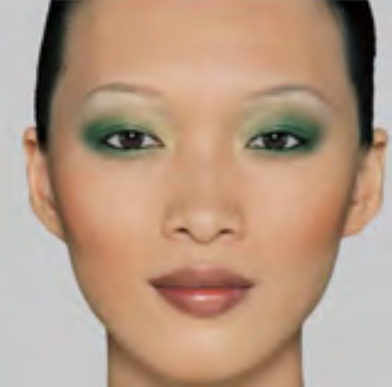
#> input picture input/example1.png, 392 x 387 px
$ python -i skin_detector.py   (imports and definitions only)
#> lines starting #> are read from the running program, lines starting #| are printed output that depends on the picture; after the words box and inside, x2 and y2 are one past the last pixel; in counts of white or black regions, pixels touching at a corner belong together
#!/usr/bin/env python
# -*- coding: utf-8 -*-
# Part of face key point detection taken from internet
__author__ = 'Will Brennan'

# Built-in Modules
# import logging
import cv2
import numpy
# import scripts
debug = False

# logger = logging.getLogger('main')


def get_hsv_mask(img, debug=False):
#> called with debug = False
	assert isinstance(img, numpy.ndarray), 'image must be a numpy array'
	assert img.ndim == 3, 'skin detection can only work on color images'
	# logger.debug('getting hsv mask')

	lower_thresh = numpy.array([0, 50, 0], dtype=numpy.uint8)
	upper_thresh = numpy.array([120, 150, 255], dtype=numpy.uint8)
	img_hsv = cv2.cvtColor(img, cv2.COLOR_RGB2HSV)
#> img_hsv: shape (387, 392, 3); mean H, S, V 30.8, 73.6, 182.2
	msk_hsv = cv2.inRange(img_hsv, lower_thresh, upper_thresh)
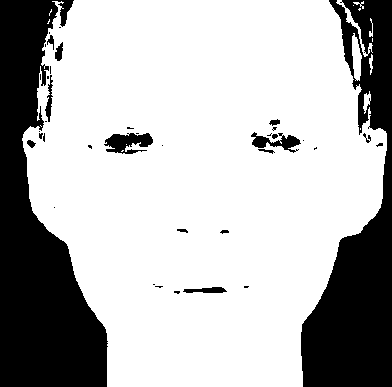
#> msk_hsv: shape (387, 392); 72.1% white; 39 black regions (24 under 20 px), largest, box (x1, y1, x2, y2) and area: (0, 0, 108, 387) 22906, (301, 0, 392, 387) 17441, (104, 133, 153, 154) 656

	#msk_hsv[msk_hsv < 128] = 0
	#msk_hsv[msk_hsv >= 128] = 1

	# if debug:
	#     scripts.display('input', img)
	#     scripts.display('mask_hsv', msk_hsv)

	return msk_hsv.astype(float)


def get_rgb_mask(img, debug=False):
#> called with debug = False
	assert isinstance(img, numpy.ndarray), 'image must be a numpy array'
	assert img.ndim == 3, 'skin detection can only work on color images'
	# logger.debug('getting rgb mask')

	lower_thresh = numpy.array([45, 52, 108], dtype=numpy.uint8)
	upper_thresh = numpy.array([255, 255, 255], dtype=numpy.uint8)

	mask_a = cv2.inRange(img, lower_thresh, upper_thresh)
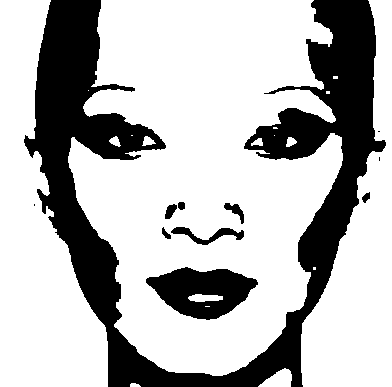
#> mask_a: shape (387, 392); 72% white; 11 black regions (3 under 20 px), largest, box (x1, y1, x2, y2) and area: (24, 0, 386, 387) 37907, (146, 267, 258, 320) 3634, (171, 227, 244, 245) 468
	mask_b = 255 * ((img[:, :, 2] - img[:, :, 1]) / 20)
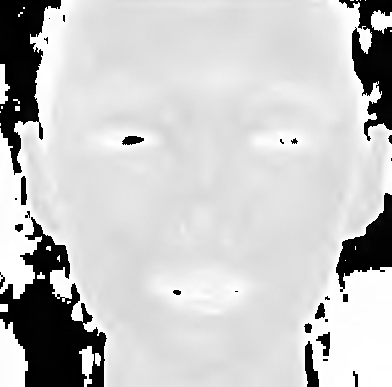
#> mask_b: shape (387, 392) float64; min 0, max 3251.2, mean 2533; drawn with min black and max white
	mask_c = 255 * ((numpy.max(img, axis=2) - numpy.min(img, axis=2)) / 20)
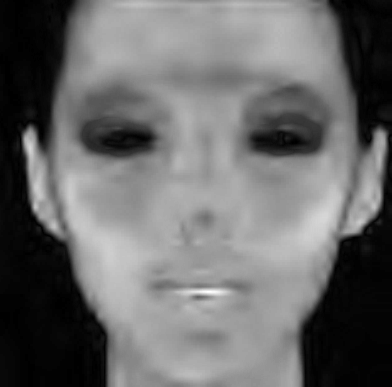
#> mask_c: shape (387, 392) float64; min 0, max 1581, mean 657.2; drawn with min black and max white

	mask_a = mask_a.astype(float)
	print(mask_a.dtype)
#| float64
	print(mask_b.dtype)
#| float64
	print(mask_c.dtype)
#| float64

	msk_rgb = cv2.bitwise_and(mask_a, mask_b)
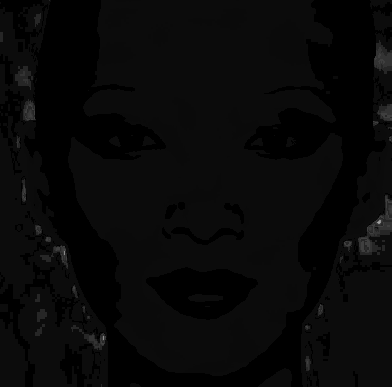
#> msk_rgb: shape (387, 392) float64; min 0, max 165, mean 8.6
	msk_rgb = cv2.bitwise_and(mask_c, msk_rgb)

	msk_rgb[msk_rgb < 128] = 0
	msk_rgb[msk_rgb >= 128] = 255
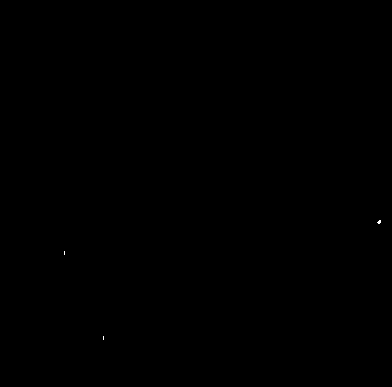
#> msk_rgb: shape (387, 392) float64; 0.01% white in thin lines or dots, all inside (x1, y1, x2, y2) = (64, 220, 381, 340)

	# if debug:
	#     scripts.display('input', img)
	#     scripts.display('mask_rgb', msk_rgb)

	return msk_rgb.astype(float)


def get_ycrcb_mask(img, debug=False):
#> called with debug = False
	assert isinstance(img, numpy.ndarray), 'image must be a numpy array'
	assert img.ndim == 3, 'skin detection can only work on color images'
	# logger.debug('getting ycrcb mask')

	lower_thresh = numpy.array([90, 100, 130], dtype=numpy.uint8)#90
	upper_thresh = numpy.array([230, 120, 180], dtype=numpy.uint8)#230

	img_ycrcb = cv2.cvtColor(img, cv2.COLOR_RGB2YCR_CB)
#> img_ycrcb: shape (387, 392, 3); mean of channels 0, 1, 2 158.9, 144.2, 112.3
	msk_ycrcb = cv2.inRange(img_ycrcb, lower_thresh, upper_thresh)
#> msk_ycrcb: shape (387, 392); every value is 0

	#msk_ycrcb[msk_ycrcb < 128] = 0
	#msk_ycrcb[msk_ycrcb >= 128] = 1

	# if debug:
	#     scripts.display('input', img)
	#     scripts.display('mask_ycrcb', msk_ycrcb)

	return msk_ycrcb.astype(float)
#> returned value: shape (387, 392) float64; every value is 0


def grab_cut_mask(img_col, mask, debug=False):
#> called with debug = False
	assert isinstance(img_col, numpy.ndarray), 'image must be a numpy array'
	assert isinstance(mask, numpy.ndarray), 'mask must be a numpy array'
	assert img_col.ndim == 3, 'skin detection can only work on color images'
	assert mask.ndim == 2, 'mask must be 2D'

	kernel = numpy.ones((50, 50), numpy.float32) / (50 * 50)
	dst = cv2.filter2D(mask, -1, kernel)
	dst[dst != 0] = 255
	free = numpy.array(cv2.bitwise_not(dst), dtype=numpy.uint8)
#> free: shape (387, 392); every value is 255

	# if debug:
	#     scripts.display('not skin', free)
	#     scripts.display('grabcut input', mask)

	grab_mask = numpy.zeros(mask.shape, dtype=numpy.uint8)
	grab_mask[:, :] = 2
	grab_mask[mask == 255] = 1
	grab_mask[free == 255] = 0

	if numpy.unique(grab_mask).tolist() == [0, 1]:
		# logger.debug('conducting grabcut')
		bgdModel = numpy.zeros((1, 65), numpy.float64)
		fgdModel = numpy.zeros((1, 65), numpy.float64)

		if img_col.size != 0:
			mask, bgdModel, fgdModel = cv2.grabCut(img_col, grab_mask, None, bgdModel, fgdModel, 5,
												   cv2.GC_INIT_WITH_MASK)
			mask = numpy.where((mask == 2) | (mask == 0), 0, 1).astype(numpy.uint8)
		else:
			pass
			# logger.warning('img_col is empty')

	return mask


def closing(mask):
	assert isinstance(mask, numpy.ndarray), 'mask must be a numpy array'
	assert mask.ndim == 2, 'mask must be a greyscale image'
	# logger.debug("closing mask of shape {0}".format(mask.shape))

	kernel = cv2.getStructuringElement(cv2.MORPH_ELLIPSE, (5, 5))
	mask = cv2.morphologyEx(mask, cv2.MORPH_CLOSE, kernel)
	kernel = cv2.getStructuringElement(cv2.MORPH_ELLIPSE, (3, 3))
	mask = cv2.morphologyEx(mask, cv2.MORPH_OPEN, kernel, iterations=2)

	return mask


def process(img, thresh=0.5, debug=False):
	assert isinstance(img, numpy.ndarray), 'image must be a numpy array'
	assert img.ndim == 3, 'skin detection can only work on color images'
	# logger.debug("processing image of shape {0}".format(img.shape))

	mask_hsv = get_hsv_mask(img, debug=debug)
	mask_rgb = get_rgb_mask(img, debug=debug)
	mask_ycrcb = get_ycrcb_mask(img, debug=debug)

	n_masks = 3.0
	#cv2.imshow('1',mask_hsv)
	#cv2.imshow('2',mask_rgb)
	#cv2.imshow('3',mask_ycrcb)
	mask = numpy.where((mask_hsv + mask_rgb + mask_ycrcb)/3>255/2,255,0)
	# [7 lines of commented-out code are left out]

	mask = mask.astype(numpy.uint8)
	mask = closing(mask)
	mask = grab_cut_mask(img, mask, debug=debug)
	kernel = numpy.ones((5,5),numpy.uint8)
	mask = cv2.morphologyEx(mask, cv2.MORPH_CLOSE, kernel, iterations=11)
	#mask = cv2.erode(mask,kernel,iterations = 1)
	return mask

>>> import cv2
>>> picture = cv2.cvtColor(cv2.imread('../input/example1.png'), cv2.COLOR_BGR2RGB)
>>> result = process(picture)

$ run again, on input/xdog_subject.png
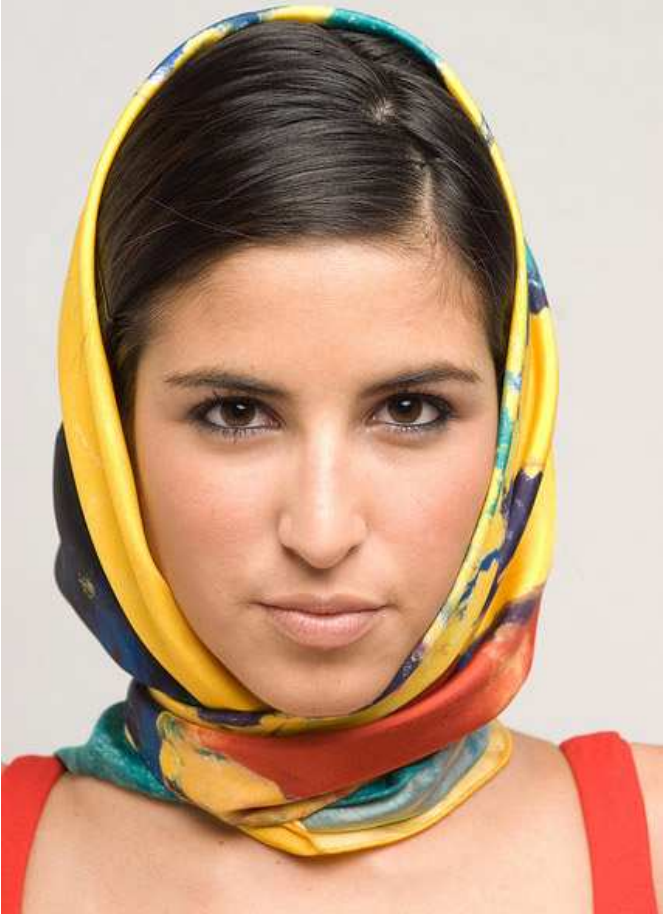
#> input picture input/xdog_subject.png, 663 x 914 px
#> img_hsv: shape (914, 663, 3); mean H, S, V 19.1, 86.5, 192.8
#> in get_hsv_mask, `msk_hsv = cv2.inRange(img_hsv, lower_thresh, upper_thresh)`:
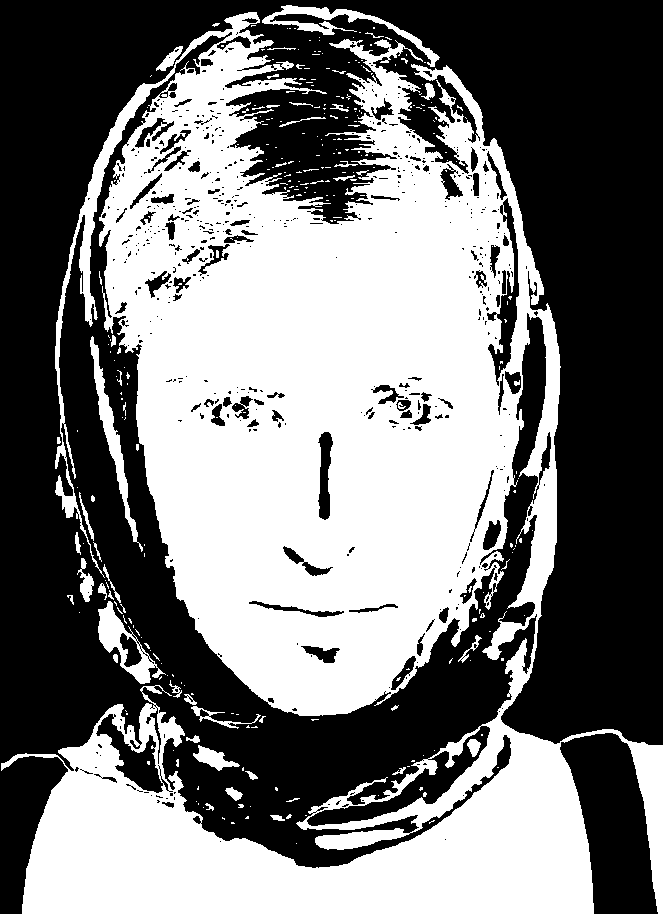
#> msk_hsv: shape (914, 663); 47.5% white; 304 white regions (249 under 20 px), largest, box (x1, y1, x2, y2) and area: (1, 12, 663, 914) 277863, (90, 336, 143, 552) 1745, (262, 5, 440, 67) 1731
#| float64
#| float64
#| float64
#> img_ycrcb: shape (914, 663, 3); mean of channels 0, 1, 2 165, 146.7, 109.6
#> msk_ycrcb: shape (914, 663); 0.53% white; 40 white regions (29 under 20 px), largest, box (x1, y1, x2, y2) and area: (58, 707, 119, 779) 726, (210, 12, 261, 29) 390, (528, 246, 546, 292) 372
#> free: shape (914, 663); 94.1% white; 6 black regions, box (x1, y1, x2, y2) and area: (133, 0, 283, 98) 9077, (374, 715, 505, 815) 8831, (37, 715, 140, 801) 7483, (505, 243, 569, 320) 4724, (490, 357, 544, 411) 2903, (473, 532, 527, 585) 2846
#> in process, `mask = cv2.morphologyEx(mask, cv2.MORPH_CLOSE, kernel, iterations=11)`:
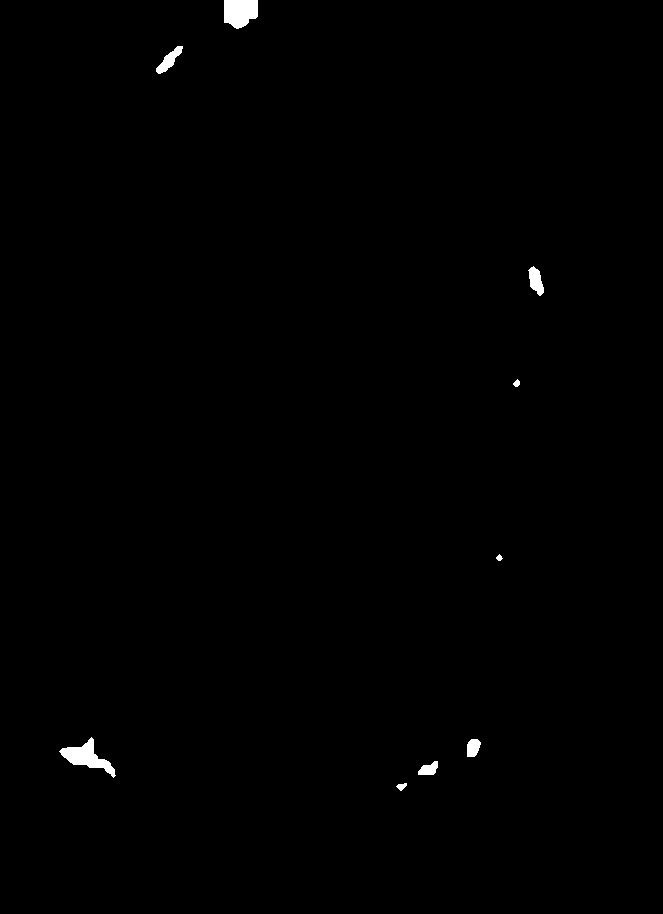
#> mask: shape (914, 663); 0.45% white; 9 white regions, largest, box (x1, y1, x2, y2) and area: (59, 737, 116, 778) 841, (224, 0, 258, 29) 814, (156, 46, 183, 74) 300
